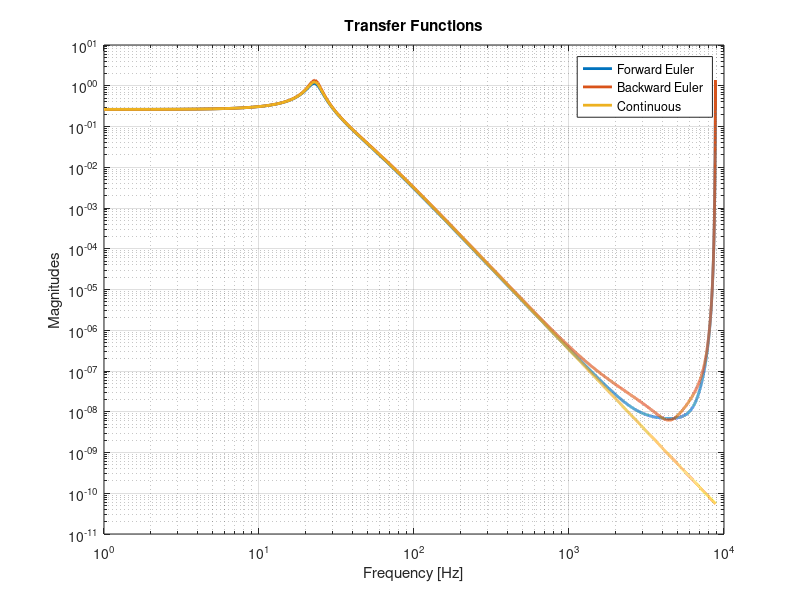

This chart was generated by the following MATLAB code:
%++++++++++++++++++++++++++++++++++++++++ 
% Moog VCF 
% 
% KANG Jiale
% 22 Jan 2025 
% Matlab R2019b
%++++++++++++++++++++++++++++++++++++++++

clc
clear all
close all

%++++++++++++++++++++++++++++++++++++++++ 
% parameters

SR = 44100; % sample rate [Hz]
Tf = 0.2;   % total simulation time [s]
f0 = 120;   % resonant filter frequency [Hz]
r  = 0.7;   % feedback coeff [choose 0 <= r <= 1]

%++++++++++++++++++++++++++++++++++++++++ 
% derived parameters

omega0 = 2 * pi * f0;
Nf = floor(SR*Tf);
k = 1 / SR;

%++++++++++++++++++++++++++++++++++++++++
% check stability condition for Forward Euler

a = sqrt(2) * r^(1/4);
for m = 0:3
    pm = cos((pi + 2 * m * pi) / 4);
    qm = sin((pi + 2 * m * pi) / 4);
    if abs(1 + k * omega0 * (-1 + a * pm + 1j * a * qm)) > 1
        warning("NOT STABLE for %d", m);
    end
end
disp("STABILITY check");

%++++++++++++++++++++++++++++++++++++++++
% initialization

I = eye(4);
A = omega0 * [-1, 0, 0, -4 * r; 1, -1, 0, 0; 0, 1, -1, 0; 0, 0, 1, -1];
b = omega0 * [1, 0, 0, 0]';
c = [0, 0, 0, 1]';

xf = zeros(4, 1);
xb = zeros(4, 1);

yf = zeros(Nf, 1);
yb = zeros(Nf, 1);

u = [1; zeros(Nf-1, 1)];

tvec = [0 : Nf-1]' * k;
fvec = [0 : Nf-1]' * SR/Nf;

%++++++++++++++++++++++++++++++++++++++++
% main loop

tic;
for n = 1: Nf
   xf =  (I + k * A) * xf + k * b * u(n);
   xb = (I - k * A) \ (xb + k * b * u(n));
   
   yf(n) = c' * xf;
   yb(n) = c' * xb;
end
simTime = toc;

%++++++++++++++++++++++++++++++++++++++++
% transfer funciton

Hf = fft(yf);
Hb = fft(yb);

% calculation for continuous TF
Hs = zeros(Nf, 1);
for n = 1: Nf
    Hs(n) = c' * ((1j * 2 * pi * fvec(n)) * I - A)^-1 * b;
end

%++++++++++++++++++++++++++++++++++++++++
% plot

figure(1);
subplot(1, 1, 1);
loglog(abs(Hb), "LineWidth", 2);
hold on
loglog(abs(Hf), "LineWidth", 2);
loglog(abs(Hs), "LineWidth", 2);

grid on;
legend("Forward Euler","Backward Euler","Continuous");
title("Transfer Functions");
xlabel("Frequency [Hz]");
ylabel("Magnitudes");
